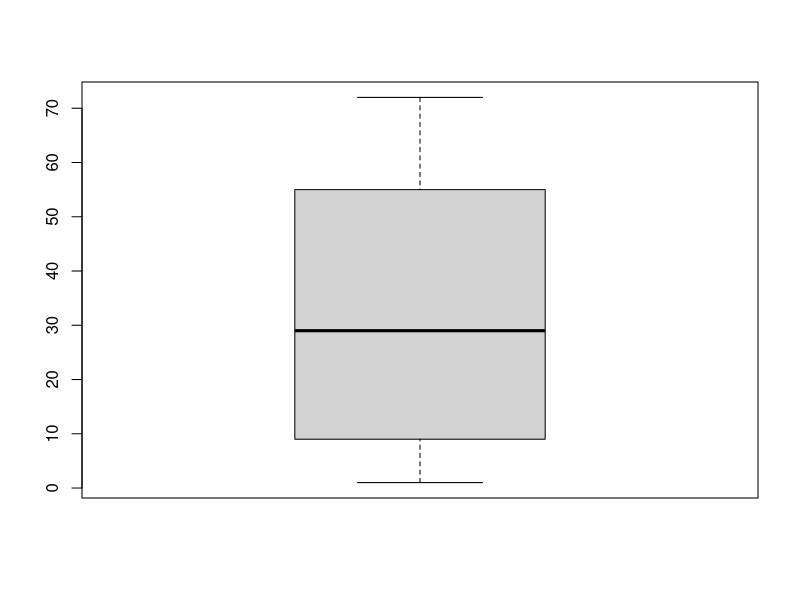
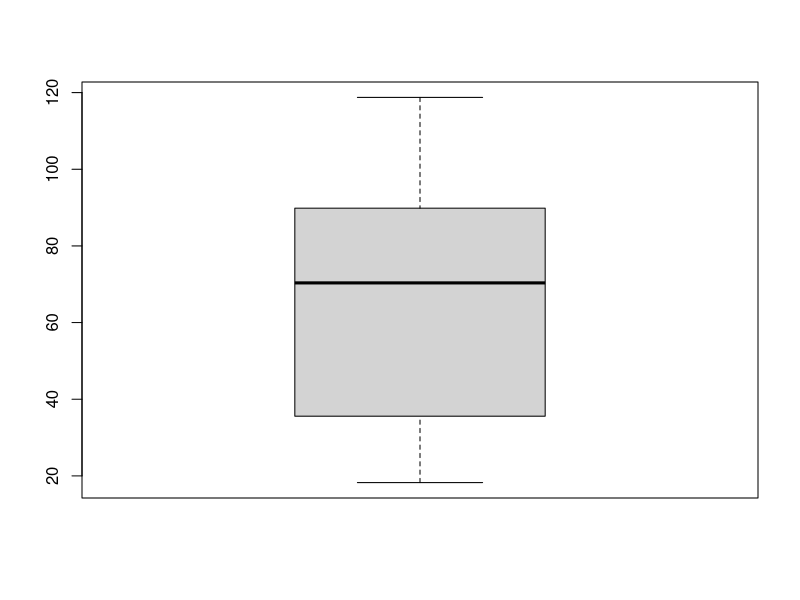
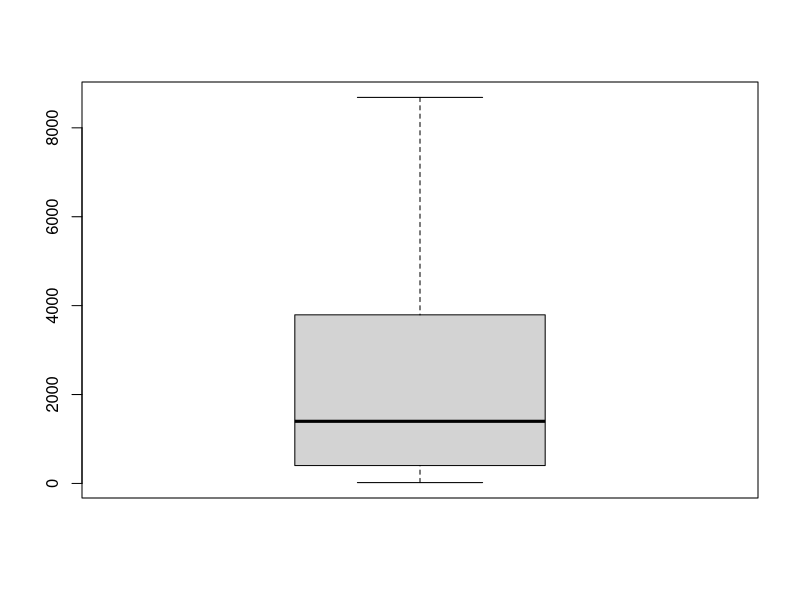

Generate these figures, in order, with R:

# Steps to perform:
#   
#   1.	Import the data files

setwd('E:/R  Imp/CAPSTONES/Churn')
churn <- read.csv('churn.csv')
internet <- read.csv('internet.csv')
customer <- read.csv('customer.csv')

# 2.	Check the structure of the data files and show the common column

str(churn)
str(internet)
str(customer)
df <- list(churn,internet,customer)
common_column = Reduce(intersect, lapply(df, names))
common_column

# 3.	Create combined data by merging the three datafiles

merged <- merge(customer, internet, by = "customer_ID")
str(merged)
data <- merge(merged, churn, by = "customer_ID")
str(data)

# 4.	Do a preliminary statistical summary of this combined data

summary(data)
 
# 5.	Identify all categorical columns and convert them to factor type
str(data)
sapply(data,class)
char_cols <- names(data)[sapply(data,class)== 'character']
data[char_cols]<- lapply(data[char_cols], factor)
str(data)
# View(data)
# 6.	Check for missing and trivial values
# 7.	Remove the rows with missing values

sapply(data, function(x) sum(is.na(x)))
data1 = na.omit(data)

# 8.	Check for outliers in the numerical variables using a box plot and if any, remove them


boxplot(data1$tenure)
boxplot(data1$MonthlyCharges)
boxplot(data1$TotalCharges)

# 9.	Study the overall distribution of the Churn variable

table(data1$Churn)






